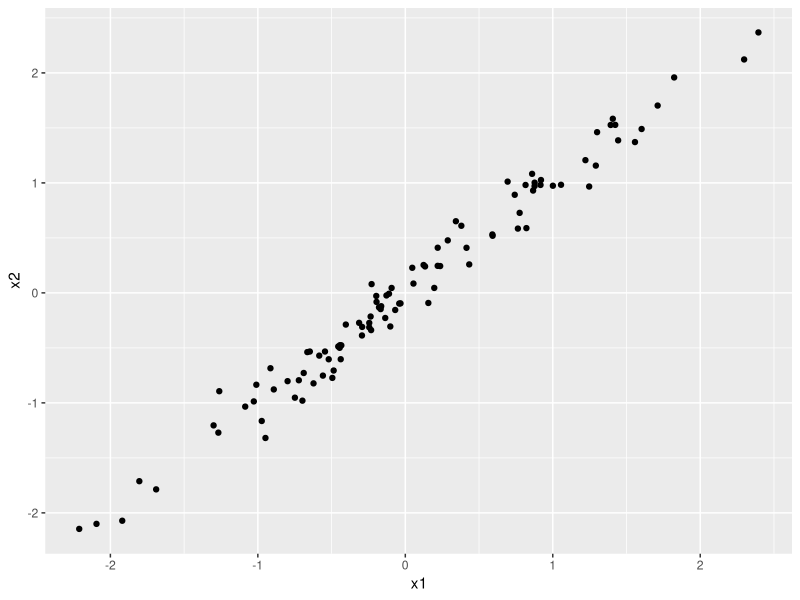
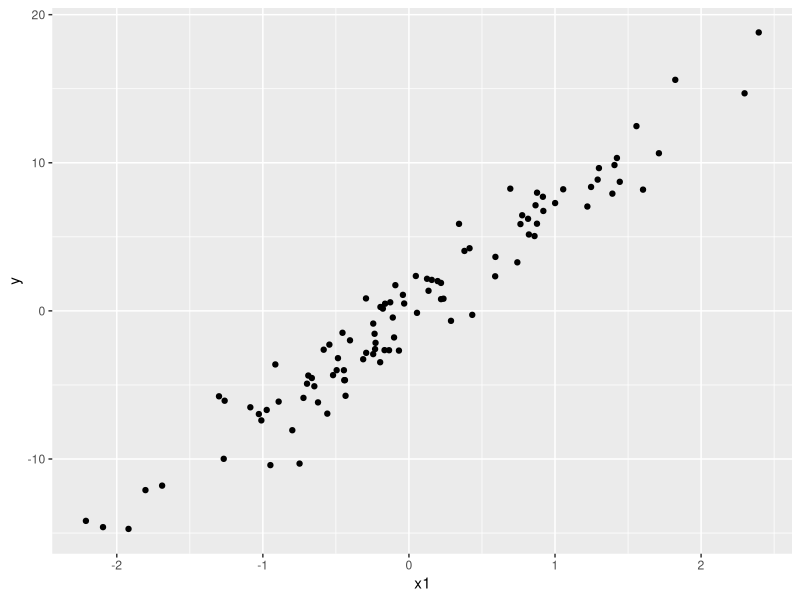
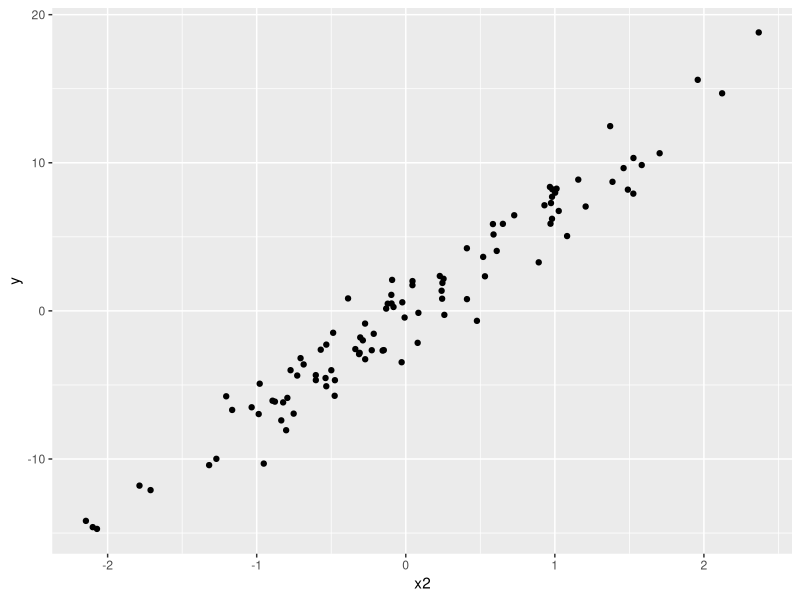
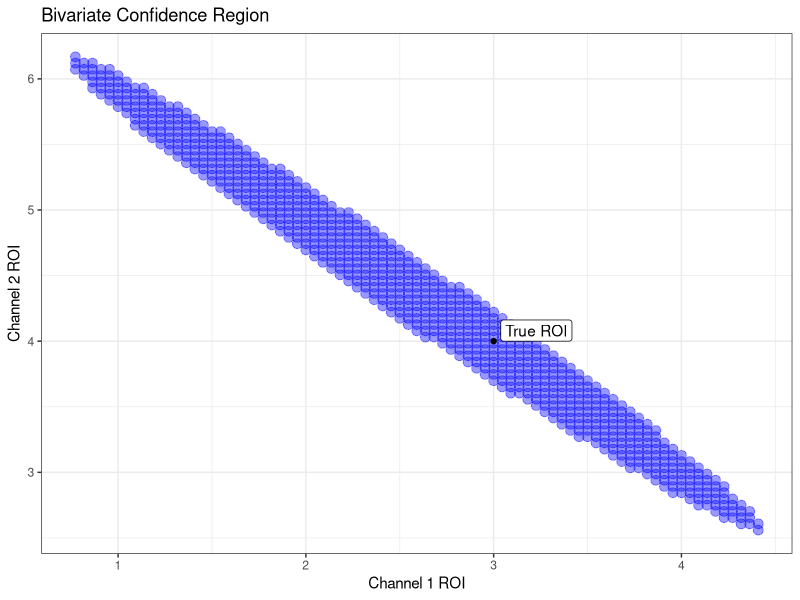
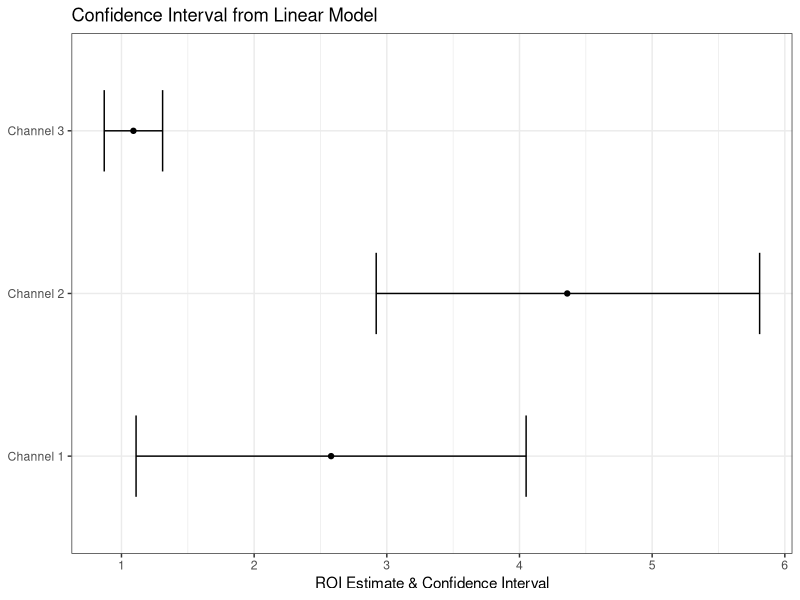
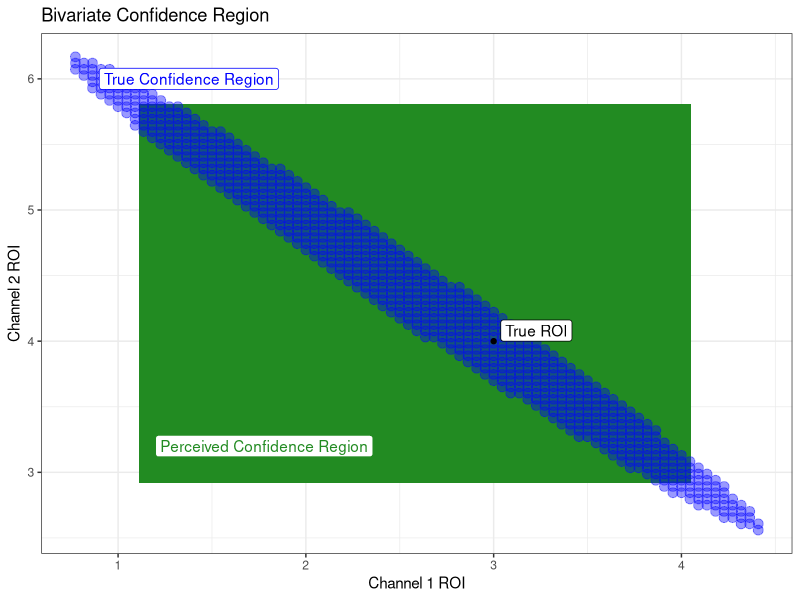

R code for these plots, in order:
library(tidyverse)
library(MASS)

set.seed(5)
#simulate highly correlated xs and some y values
data = MASS::mvrnorm(100, mu=c(0, 0), 
                     Sigma=matrix(c(1, .99, .99, 1), nrow=2, byrow=T)) %>%
  as_tibble %>% setNames(c("x1", "x2")) %>%
  mutate(x3 = rnorm(100, 0, 1),
    y=3*x1+4*x2 + x3+rnorm(100, sd=1))


ggplot(data, aes(x=x1, y=x2))+geom_point()
ggplot(data, aes(x=x1, y=y))+geom_point()
ggplot(data, aes(x=x2, y=y))+geom_point()

model = lm(y~x1+x2+x3, data= data)
summary(model)
confint(model)

library(car)
#There is probably a million better ways to calculate a confidence region
#But I haven't used these types of models in a long time so I'm
#going with something that works
tests = expand.grid(x1=seq(0.5, 5, length.out=100), x2=seq(1.8, 6.5, length.out=100))
test_res = tests %>% rowwise %>%
  mutate(hypothesis = list(linearHypothesis(model, c(glue::glue("x1={x1}"), glue::glue("x2={x2}")))))

data = test_res %>% rowwise %>% mutate(p_val = hypothesis$`Pr(>F)`[2]) %>%
  ungroup() %>%
  mutate(sig=p_val<.05) %>%
  filter(!sig)

ggplot(data,aes(x=x1, y=x2))+
  geom_point(color="blue", alpha=.4, size=3)+
  geom_point(data=tibble(x1=3, x2=4))+
  geom_label(data=tibble(x1=3, x2=4), aes(label="True ROI"),
            vjust=0, hjust=-.1)+
  scale_x_continuous("Channel 1 ROI")+
  scale_y_continuous("Channel 2 ROI")+
  theme_bw()+
  ggtitle("Bivariate Confidence Region")+
  guides(color="none")

lm_int = tibble(var = c("Channel 1", "Channel 2", "Channel 3"),
                lower = c(1.11, 2.92, .87),
                point=c(2.58, 4.36, 1.09),
                upper=c(4.05, 5.81, 1.31))

ggplot(lm_int, aes(y=var, x=point))+
  geom_point()+
  geom_errorbar(aes(xmin=lower, xmax=upper), width= .5)+
  scale_y_discrete(NULL)+
  scale_x_continuous("ROI Estimate & Confidence Interval")+
  ggtitle("Confidence Interval from Linear Model")+
  theme_bw()


ggplot(data, aes(x=x1, y=x2))+
  geom_rect(xmin = lm_int$lower[1], xmax=lm_int$upper[1],
            ymin = lm_int$lower[2], ymax=lm_int$upper[2],
            fill="forestgreen")+
  geom_point(color="blue", alpha=.4, size=3)+
  geom_point(data=tibble(x1=3, x2=4))+
  geom_label(data=tibble(x1=3, x2=4), aes(label="True ROI"),
             vjust=0, hjust=-.1)+
  annotate("label", x=1.2,y=3.2, label="Perceived Confidence Region", hjust=0,
           color="forestgreen")+
  annotate("label", x=.9,y=6, label="True Confidence Region", hjust=0,
           color="blue")+
  scale_x_continuous("Channel 1 ROI")+
  scale_y_continuous("Channel 2 ROI")+
  theme_bw()+
  ggtitle("Bivariate Confidence Region")+
  guides(color="none")
